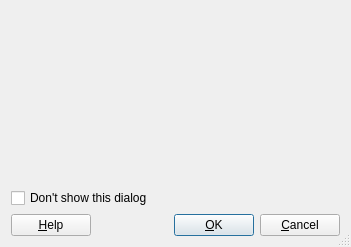
<ui version="4.0" >
 <class>AutoReplyBase</class>
 <widget class="QDialog" name="AutoReplyBase" >
  <property name="geometry" >
   <rect>
    <x>0</x>
    <y>0</y>
    <width>351</width>
    <height>247</height>
   </rect>
  </property>
  <property name="windowTitle" >
   <string>MyDialog</string>
  </property>
  <property name="sizeGripEnabled" >
   <bool>true</bool>
  </property>
  <layout class="QVBoxLayout" >
   <property name="margin" >
    <number>11</number>
   </property>
   <property name="spacing" >
    <number>6</number>
   </property>
   <item>
    <widget class="MultiLineEdit" native="1" name="edtAutoResponse" />
   </item>
   <item>
    <widget class="QCheckBox" name="chkNoShow" >
     <property name="text" >
      <string>Don't show this dialog</string>
     </property>
    </widget>
   </item>
   <item>
    <layout class="QHBoxLayout" >
     <property name="margin" >
      <number>0</number>
     </property>
     <property name="spacing" >
      <number>6</number>
     </property>
     <item>
      <widget class="QPushButton" name="btnHelp" >
       <property name="text" >
        <string>&amp;Help</string>
       </property>
       <property name="shortcut" >
        <number>4144</number>
       </property>
      </widget>
     </item>
     <item>
      <widget class="QLabel" name="lblTime" >
       <property name="sizePolicy" >
        <sizepolicy>
         <hsizetype>7</hsizetype>
         <vsizetype>1</vsizetype>
         <horstretch>0</horstretch>
         <verstretch>0</verstretch>
        </sizepolicy>
       </property>
       <property name="text" >
        <string/>
       </property>
       <property name="wordWrap" >
        <bool>false</bool>
       </property>
      </widget>
     </item>
     <item>
      <spacer>
       <property name="orientation" >
        <enum>Qt::Horizontal</enum>
       </property>
       <property name="sizeType" >
        <enum>QSizePolicy::Expanding</enum>
       </property>
       <property name="sizeHint" >
        <size>
         <width>20</width>
         <height>20</height>
        </size>
       </property>
      </spacer>
     </item>
     <item>
      <widget class="QPushButton" name="buttonOk" >
       <property name="text" >
        <string>&amp;OK</string>
       </property>
       <property name="autoDefault" >
        <bool>true</bool>
       </property>
       <property name="default" >
        <bool>true</bool>
       </property>
      </widget>
     </item>
     <item>
      <widget class="QPushButton" name="buttonCancel" >
       <property name="text" >
        <string>&amp;Cancel</string>
       </property>
       <property name="autoDefault" >
        <bool>true</bool>
       </property>
      </widget>
     </item>
    </layout>
   </item>
  </layout>
 </widget>
 <customwidgets>
  <customwidget>
   <class>MultiLineEdit</class>
   <extends>QWidget</extends>
   <header>editfile.h</header>
  </customwidget>
 </customwidgets>
 <resources/>
 <connections/>
</ui>
